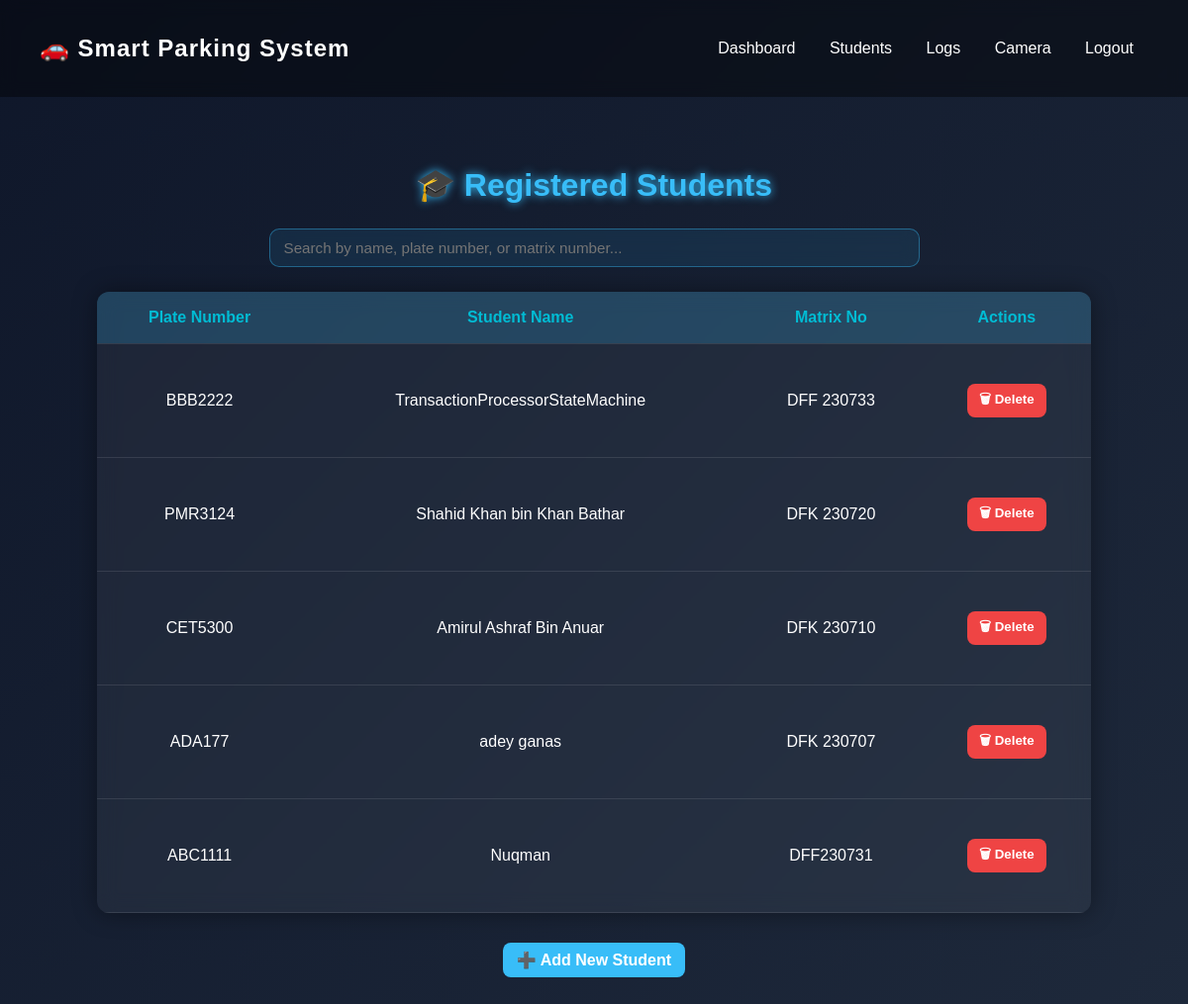
/students (signed in), run on the app's committed database.
### backend/models.py (models this page shows)
class Student(db.Model):
    id = db.Column(db.Integer, primary_key=True)
    plate_number = db.Column(db.String(20), unique=True, nullable=False)
    name = db.Column(db.String(100), nullable=False)
    matrix_no = db.Column(db.String(30), nullable=True)

### backend/app.py (the view)
    @app.route('/students')
    def students_page():
        if not is_logged_in():
            return redirect(url_for('admin_login'))
        students = Student.query.all()
        return render_template('students.html', students=students)

### backend/templates/students.html (shortened to what this page needs)
{% extends "base.html" %}
{% block content %}
<h2 class="student-title">🎓 Registered Students</h2>
<input type="text" id="studentSearch" class="search-box" placeholder="Search by name, plate number, or matrix number...">
<div class="table-container">
  <table class="student-table">
    <thead>
      <tr>
        <th>Plate Number</th>
        <th>Student Name</th>
        <th>Matrix No</th>
        <th>Actions</th>
      </tr>
    </thead>
    <tbody id="studentBody">
      {% for s in students %}
      <tr>
        <td>{{ s.plate_number }}</td>
        <td>{{ s.name }}</td>
        <td>{{ s.matrix_no }}</td>
        <td>
          <form action="{{ url_for('delete_student', id=s.id) }}" method="POST" style="display:inline;">
            <button class="btn-add" style="background:#ef4444; padding:6px 12px;">🗑 Delete</button>
          </form>
        </td>
      </tr>
      {% endfor %}
    </tbody>
  </table>
</div>
<a href="{{ url_for('add_student') }}" class="btn-add">➕ Add New Student</a>
{% endblock %}

### backend/templates/base.html (style rules this page uses)
body { margin: 0; font-family: "Poppins", sans-serif; background: linear-gradient(135deg, #1f1c2c, #928dab); color: #fff; overflow-x: hidden; }
table { width: 100%; border-collapse: collapse; color: #fff; }
th, td { padding: 12px 15px; border-bottom: 1px solid rgba(255,255,255,0.1); text-align: left; }
th { color: #00bcd4; }

### backend/templates/students.html (style rules this page uses)
body { background: linear-gradient(135deg, #0f172a, #1e293b); font-family: 'Poppins', sans-serif; color: white; min-height: 100vh; overflow-x: hidden; }
.student-title { text-align: center; font-size: 2rem; font-weight: 700; color: #38bdf8; text-shadow: 0 0 10px #38bdf8; margin-top: 40px; margin-bottom: 25px; }
.search-box { display: block; margin: 0 auto 25px; width: 55%; padding: 10px 14px; border-radius: 10px; border: 1px solid rgba(56, 189, 248, 0.4); background: rgba(56, 189, 248, 0.1); color: #e0f2fe; font-size: 0.95rem; backdrop-filter: blur(8px); outline: none; transition: all 0.3s; }
.student-table { width: 88%; margin: auto; border-collapse: collapse; background: rgba(255, 255, 255, 0.05); border-radius: 12px; overflow: hidden; backdrop-filter: blur(10px); box-shadow: 0 0 25px rgba(0, 0, 0, 0.4); }
.student-table th, .student-table td { padding: 10px 14px; text-align: center; line-height: 2.0; }
.student-table thead { background: rgba(56, 189, 248, 0.2); color: #38bdf8; font-weight: 600; }
.student-table tbody tr { transition: background 0.3s ease; }
.btn-add { display: block; margin: 30px auto; background: #38bdf8; color: white; font-weight: 600; border: none; border-radius: 8px; padding: 8px 14px; cursor: pointer; transition: all 0.3s; width: fit-content; text-decoration: none; }

### data on the page
Student: plate_number "BBB2222", name "TransactionProcessorStateMachine", matrix_no "DFF 230733"
Student: plate_number "PMR3124", name "Shahid Khan bin Khan Bathar", matrix_no "DFK 230720"
Student: plate_number "CET5300", name "Amirul Ashraf Bin Anuar", matrix_no "DFK 230710"
Student: plate_number "ADA177", name "adey ganas", matrix_no "DFK 230707"
Student: plate_number "ABC1111", name "Nuqman", matrix_no "DFF230731"
